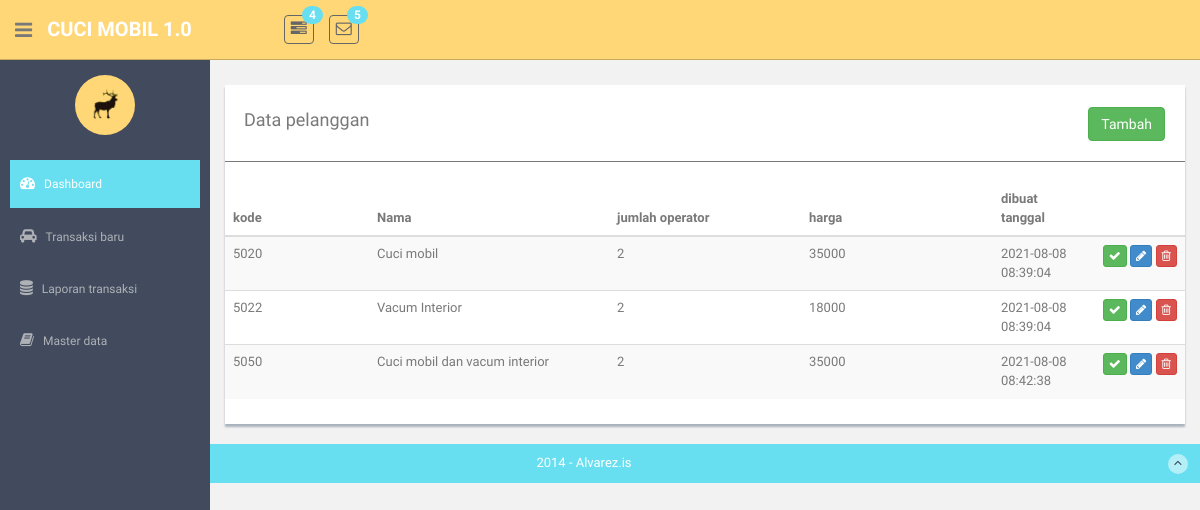
Page /services on the earlier database version.
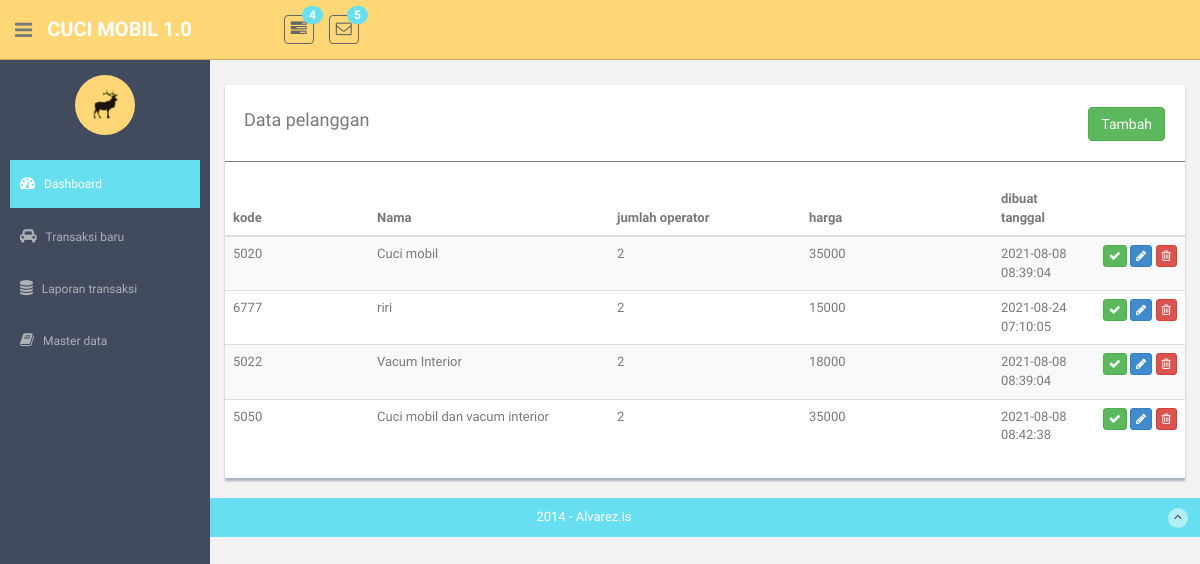
Same page on the later database version.
### model/Services.py (models this page shows)
class Servs(Model):
    id = IntegerField(primary_key=True)
    code = CharField()
    name = CharField()
    price = IntegerField()
    many_operators = IntegerField()
    created_on = CharField()
    class Meta:
        database = db
        db_table = 'services'

### routes_services.py (the view)
@app.route("/services", methods=["GET"])
def services():
    services = ServicesController.list_services()
    print(services)
    return render_template('references/services/services-list.html', services=services)

### controller/ServicesController.py (called while the page is built)
    @staticmethod
    def list_services():
        return Servs.select()

### templates/references/services/services-list.html (shortened to what this page needs)
{% extends "layout.html" %}
{% block content %}
<div class="row mt">
      <div class="col-md-12">
          <div class="content-panel">
              <table class="table table-striped table-advance table-hover">
                <div >
                    <div style="float:left;"><h4>&nbsp; Data pelanggan</h4></div>
                    <div class="pull-right" style="padding-top:7px;padding-right:20px;">
                        <button class="btn btn-success " onclick="javscript:openModal(0)">Tambah</button>
                    </div>
                </div>
                <hr/>
                  <thead>
                  <tr>
                      <th width="15%"> kode</th>
                      <th width="25%"> Nama</th>
                      <th width="20%"> jumlah operator</th>
                      <th width="20%"> harga</th>
                      <th width="10%"> dibuat tanggal</th>
                      <th width="20%"></th>
                  </tr>
                  </thead>
                  <tbody>
                  {% for item in services %}
                  <tr>
                      <td>{{ item.code }} </td>
                      <td>{{ item.name }} </td>
                      <td>{{ item.many_operators }} </td>
                      <td>{{ item.price }} </td>
                      <td>{{ item.created_on }} </td>
                      <td align="right">
                          <button class="btn btn-success btn-xs"><i class="fa fa-check"></i></button>
                          <button class="btn btn-primary btn-xs"  onclick="javscript:openModal({{ item.id }})"><i class="fa fa-pencil"></i></button>
                          <button class="btn btn-danger btn-xs" onclick="javscript:deleteRecord({{ item.id }})"><i class="fa fa-trash-o "></i></button>
                      </td>
                  </tr>
                 {% endfor %}
                  </tbody>
              </table>
          </div>
      </div>
  </div>
{% endblock %}

### templates/layout.html (shortened to what this page needs)
<!DOCTYPE html>
<html lang="en">
  <head>
    <link href="assets/css/bootstrap.css" rel="stylesheet">
    <link href="assets/font-awesome/css/font-awesome.css" rel="stylesheet" />
    <link rel="stylesheet" type="text/css" href="assets/css/zabuto_calendar.css">
    <link rel="stylesheet" type="text/css" href="assets/js/gritter/css/jquery.gritter.css" />
    <link rel="stylesheet" type="text/css" href="assets/lineicons/style.css">
     <link rel="stylesheet" href="//code.jquery.com/ui/1.12.1/themes/base/jquery-ui.css">
    <link href="assets/css/style.css" rel="stylesheet">
    <link href="assets/css/style-responsive.css" rel="stylesheet">
  </head>
  <body>
  <section id="container" >
		{% include  "header.html" %}
      <aside>
		{% include  "nav.html" %}
      </aside>
      <section id="main-content">
          <section class="wrapper">
			  {% block content %}{% endblock %}
          </section>
      </section>
      <footer class="site-footer">
          <div class="text-center">
              2014 - Alvarez.is
              <a href="index.html#" class="go-top">
                  <i class="fa fa-angle-up"></i>
              </a>
          </div>
      </footer>
  </section>
  </body>
</html>

### templates/header.html (shortened to what this page needs)
<header class="header black-bg">
      <div class="sidebar-toggle-box">
          <div class="fa fa-bars tooltips" data-placement="right" data-original-title="Toggle Navigation"></div>
      </div>
    <a href="index.html" class="logo"><b>CUCI MOBIL 1.0</b></a>
    <div class="nav notify-row" id="top_menu">
        <ul class="nav top-menu">
            <li class="dropdown">
                <a data-toggle="dropdown" class="dropdown-toggle" href="index.html#">
                    <i class="fa fa-tasks"></i>
                    <span class="badge bg-theme">4</span>
                </a>
            </li>
            <li id="header_inbox_bar" class="dropdown">
                <a data-toggle="dropdown" class="dropdown-toggle" href="index.html#">
                    <i class="fa fa-envelope-o"></i>
                    <span class="badge bg-theme">5</span>
                </a>
            </li>
        </ul>
    </div>
</header>

### templates/nav.html (shortened to what this page needs)
<div id="sidebar"  class="nav-collapse ">
              <ul class="sidebar-menu" id="nav-accordion">
              	  <p class="centered"><a href="profile.html"><img src="assets/img/ui-sam.jpg" class="img-circle" width="60"></a></p>
                  <li class="mt">
                      <a class="active" href="index.html">
                          <i class="fa fa-dashboard"></i>
                          <span>Dashboard</span>
                      </a>
                  </li>
                  <li class="sub-menu">
                      <a  href="/transactions">
                          <i class="fa fa-car"></i>
                          <span>Transaksi baru</span>
                      </a>
                  </li>
                  <li class="sub-menu">
                      <a href="javascript:;" >
                          <i class="fa fa-database"></i>
                          <span>Laporan transaksi</span>
                      </a>
                  </li>
                  <li class="sub-menu">
                      <a href="javascript:;" >
                          <i class="fa fa-book"></i>
                          <span>Master data</span>
                      </a>
                  </li>
              </ul>
          </div>

Differences in the rows shown:
added Servs: code "6777", name "riri", many_operators "2", price "15000", created_on "2021-08-24 07:10:05"
